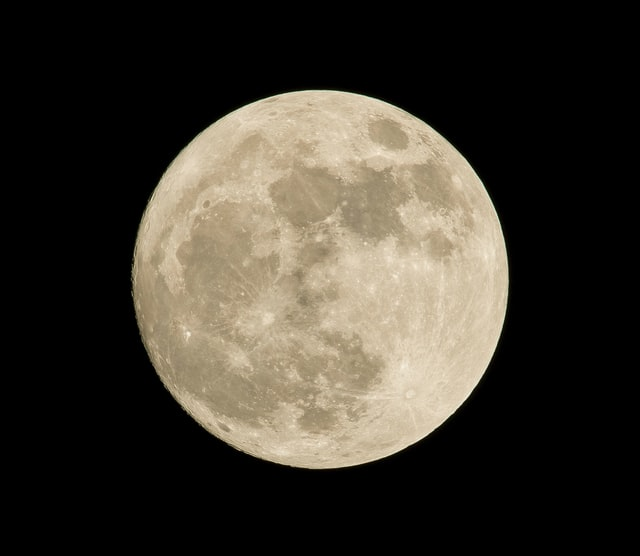
#> input picture OpenCV/moon.jpg, 640 x 556 px
$ python Resimdeki_belli_pixelleri_bulma.py
#> lines starting #> are read from the running program, lines starting #| are printed output that depends on the picture
import cv2

img = cv2.imread("moon.jpg",0)
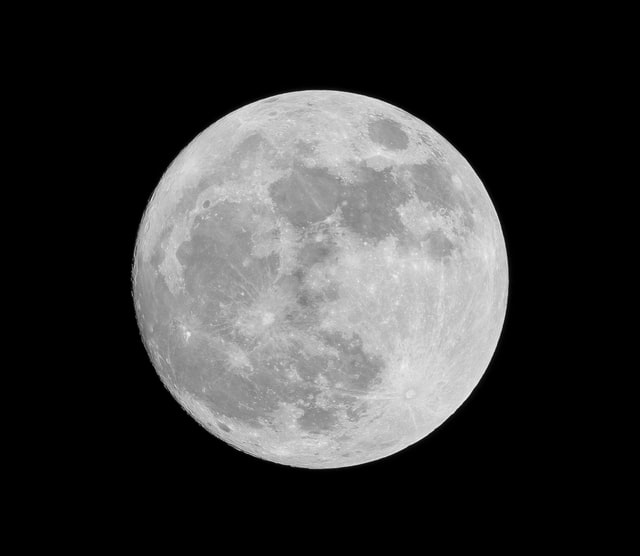
#> img: shape (556, 640); min 0, max 244, mean 56.4
#görselimizi okuyoruz
print(type(img))
#| <class 'numpy.ndarray'>
rows , cols = img.shape
#> rows = 556; cols = 640
#satır ve sütün ka. adet olduğunu hesaplatıyoruz
toplam = 0
#toplam kaç adet olduğunu bulmak için bir 0 değerli toplam oluşturuyoruz.
for a in range(0,cols-1):
    #a dan yani 0 dan sütunun bir eksik değerine kadar döndürüyoruz
    for b in range(0,rows-1):
        #b dan yani 0 dan satırın bir eksik değerine kadar döndürüyoruz
       if img[b][a] == 155:
           #önce sütunu yazdığımız için b artacak a sabit kalacak içdeki döngü sürekli döneceği için img[b][a] yazarak elemanı buluyoruz
           print(b," - ",a)
           #hangi sütün ve satırda olduğunu yazıyor
           toplam += 1
#> after the loop, toplam = 1582
           #50 sayısını buldukça toplamı 1 arttırıyoruz
print(toplam)
#toplamı yazdırıyoruz

$ run again, with OpenCV/family1.jpg copied over OpenCV/moon.jpg
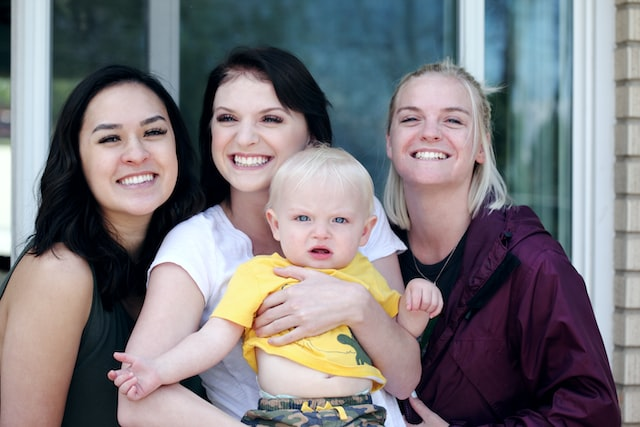
#> input picture OpenCV/family1.jpg, 640 x 427 px
#> `img = cv2.imread("moon.jpg",0)`:
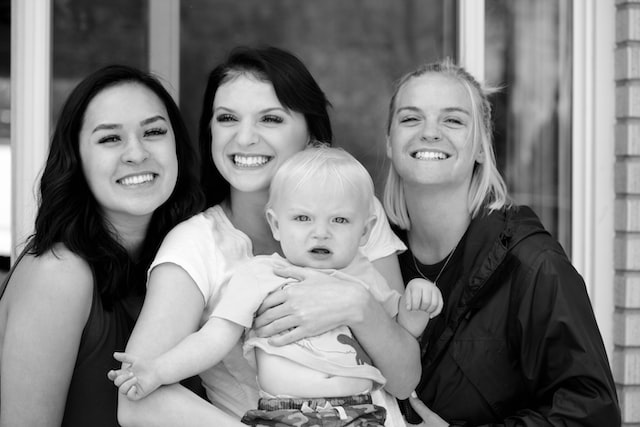
#> img: shape (427, 640); min 0, max 255, mean 124.2
#| <class 'numpy.ndarray'>
